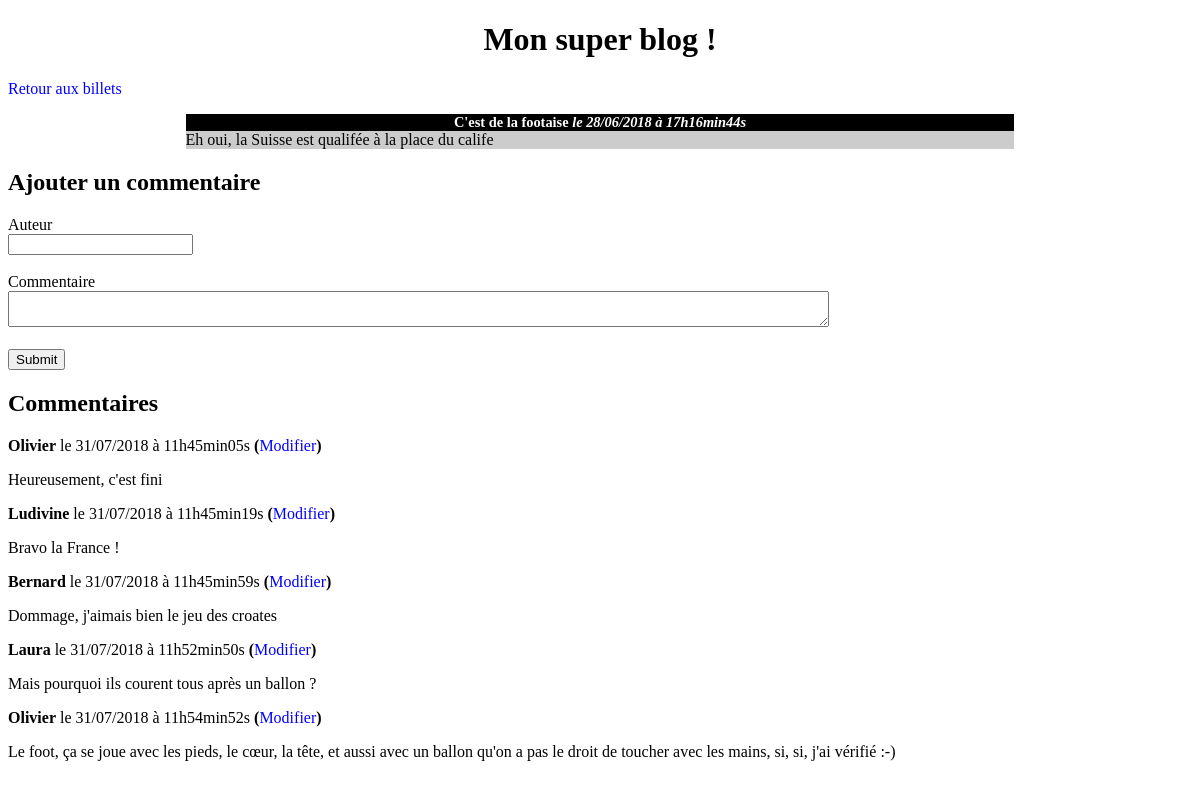
Page /index.php?action=post&id=2 on the committed database.
### tables this page shows
CREATE TABLE `posts` (
  `ID` int(11) NOT NULL,
  `Title` varchar(255) NOT NULL,
  `Content` text NOT NULL,
  `Creation_date` datetime NOT NULL DEFAULT CURRENT_TIMESTAMP
);

CREATE TABLE `comments` (
  `ID` int(11) NOT NULL,
  `ID_Post` int(11) NOT NULL,
  `Author` varchar(255) NOT NULL,
  `Comment` text NOT NULL,
  `Comment_date` datetime NOT NULL DEFAULT CURRENT_TIMESTAMP
);

### models/frontend/PostManager.php (called while the page is built, shortened)
<?php
class PostManager Extends Manager
{
	public function getPost($postID)
	{
		$bdd = $this->dbConnect();
		$req = $bdd->prepare('SELECT id, title, content, DATE_FORMAT(creation_date, \'%d/%m/%Y à %Hh%imin%ss\') AS creation_date_fr FROM posts WHERE id = ?');
		$req->execute(array($postID));
		$req = $req->fetch();
		return $req;
	}
}

### models/frontend/CommentManager.php (called while the page is built, shortened)
<?php
class CommentManager extends Manager
{
	public function getComments($postId)
	{
		$bdd = $this->dbConnect();
		$req = $bdd->prepare('SELECT id, author, comment, DATE_FORMAT(comment_date, \'%d/%m/%Y à %Hh%imin%ss\') AS comment_date_fr FROM comments WHERE id_post = ? ORDER BY comment_date');
		$req->execute(array($postId));
		return $req;
	}
}

### views/frontend/postView.php (the view, shortened to what this page needs)
<!DOCTYPE html>
<html>
    <head>
        <link href="./public/css/style.css" rel="stylesheet" />
    </head>
    <body>
        <h1>Mon super blog !</h1>
		<p><a href="index.php">Retour aux billets</a></p>
        <div class="news">
            <h3>
                <?= htmlspecialchars($post['title']) ?>
                <em>le <?= htmlspecialchars($post['creation_date_fr']) ?></em>
            </h3>
            <p>
                <?= nl2br(htmlspecialchars($post['content'])) ?>
            </p>
        </div>
        <h2>Ajouter un commentaire</h2>
		<form action="index.php?action=addComment&id=<?= htmlspecialchars($post['id']) ?>" method="post">
			<div>
				<label for="author">Auteur</label><br />
				<input type="text" id="author" name="author" />
				<br /><br />
			</div>
			<div>
				<label for="comment">Commentaire</label><br />
				<textarea id="comment" name="comment" cols="100"></textarea>
				<br /><br />
			</div>
			<div>
				<input type="submit" />
			</div>
		</form>
		<h2>Commentaires</h2>
        <?php
			while ($comment = $comments->fetch())
			{
        ?>
            <p>
				<strong><?= htmlspecialchars($comment['author']) ?></strong> le <?= htmlspecialchars($comment['comment_date_fr']) ?>
				<strong>(</strong><a href="index.php?action=modifyComment&id=<?= htmlspecialchars($comment['id']) ?>">Modifier</a><strong>)</strong>
			</p>
            <p><?= nl2br(htmlspecialchars($comment['comment'])) ?></p>
        <?php
			}
        ?>
    </body>
</html>

### index.php (shortened to what this page needs)
<?php
require('./controllers/frontend/controller.php');
try
{
	if (isset($_GET['action']))
	{
		switch ($_GET['action'])
		{
			case "post":
				if (isset($_GET['id']) && $_GET['id'] > 0)
				{
					post();
				}
				else
				{
				throw new Exception('Erreur : aucun identifiant de billet envoyé');
				}
				break;
		}
	}
	else
	{
		listPosts();
	}
}
catch(Exception $e)
{
    $errorMessage = $e->getMessage();
	require('./views/frontend/errorView.php');
}

### controllers/frontend/controller.php (shortened to what this page needs)
<?php
require_once('./models/frontend/PostManager.php');
require_once('./models/frontend/CommentManager.php');
function post()
{
	$postManager = new PostManager();
    $commentManager = new CommentManager();
	$post = $postManager->getPost($_GET['id']);
    $comments = $commentManager->getComments($_GET['id']);
	if (empty($post))
	{
		throw new Exception('Le billet n\'existe pas !');
	}
	else
	{
	require('./views/frontend/postView.php');
	}
}

### public/css/style.css (style rules this page uses)
h1, h3 { text-align:center; }
h3 { background-color:black; color:white; font-size:0.9em; margin-bottom:0px; }
.news p { background-color:#CCCCCC; margin-top:0px; }
.news { width:70%; margin:auto; }
a { text-decoration: none; color: blue; }

### rows in the picture
posts: Title "C'est de la footaise", Content "Eh oui, la Suisse est qualifée à la place du calife"
comments: Author "Olivier", comment_date_fr "31/07/2018 à 11h45min05s", Comment "Heureusement, c'est fini"
comments: Author "Ludivine", comment_date_fr "31/07/2018 à 11h45min19s", Comment "Bravo la France !"
comments: Author "Bernard", comment_date_fr "31/07/2018 à 11h45min59s", Comment "Dommage, j'aimais bien le jeu des croates"
comments: Author "Laura", comment_date_fr "31/07/2018 à 11h52min50s", Comment "Mais pourquoi ils courent tous après un ballon ?"
comments: Author "Olivier", comment_date_fr "31/07/2018 à 11h54min52s", Comment "Le foot, ça se joue avec les pieds, le cœur, la tête, et aussi avec un ballon qu'on a pas le droit de toucher avec les mains, si, si, j'ai vérifié :-)"

### other values in the picture
$post['creation_date_fr'] "28/06/2018 à 17h16min44s"
